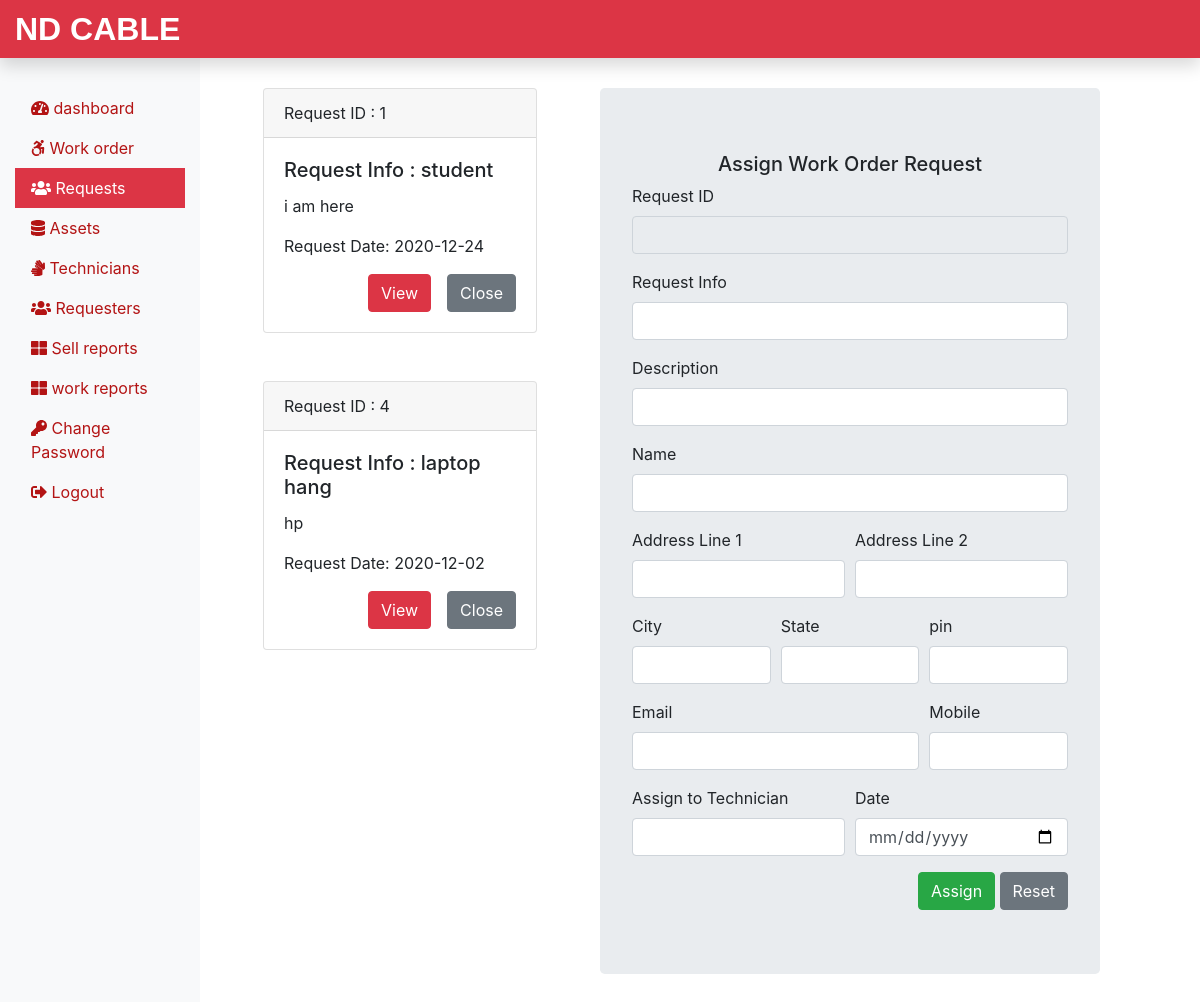
Page /Admin/request.php (signed in) on the committed database.
### tables this page shows
CREATE TABLE `submitrequest` (
  `request_id` int(11) NOT NULL,
  `request_info` text NOT NULL,
  `request_desc` text NOT NULL,
  `requester_name` varchar(60) NOT NULL,
  `requester_add1` text NOT NULL,
  `requester_add2` text NOT NULL,
  `requester_city` varchar(60) NOT NULL,
  `requester_state` varchar(60) NOT NULL,
  `requester_pin` int(11) NOT NULL,
  `requester_email` varchar(60) NOT NULL,
  `requester_mobile` bigint(20) NOT NULL,
  `request_date` date NOT NULL
);

### Admin/request.php (the view, shortened to what this page needs)
<?php
include('includes/header.php');
include('../dbConnection.php');
?>
<div class="col-sm-4 mb-5">
  <?php
 $sql = "SELECT request_id, request_info, request_desc, request_date FROM submitrequest";
 $result = $conn->query($sql);
 if($result->num_rows > 0){
  while($row = $result->fetch_assoc()){
   echo '<div class="card mt-5 mx-5">';
   echo '<div class="card-header">';
   echo 'Request ID : '. $row['request_id'];
   echo '</div>';
   echo '<div class="card-body">';
   echo '<h5 class="card-title">Request Info : ' . $row['request_info'] . '</h5>';
   echo '<p class="card-text">' . $row['request_desc'] . '</p>';
   echo '<p class="card-text">Request Date: ' . $row['request_date'] . '</p>';
   echo '<div class="float-right">';
   echo '<form action="" method="POST"> <input type="hidden" name="id" value='. $row["request_id"] .'><input type="submit" class="btn btn-danger mr-3"
    name="view" value="View"><input type="submit" class="btn btn-secondary" name="close" value="Close"></form>';
   echo '</div>' ;
   echo '</div>' ;
   echo'</div>';
  }
}
  ?>
 </div>
<?php
  include('assignworkform.php');
  include('includes/footer.php');
?>

### rows in the picture
submitrequest: request_id "1", request_info "student", request_desc "i am here", request_date "2020-12-24"
submitrequest: request_id "4", request_info "laptop hang", request_desc "hp", request_date "2020-12-02"
